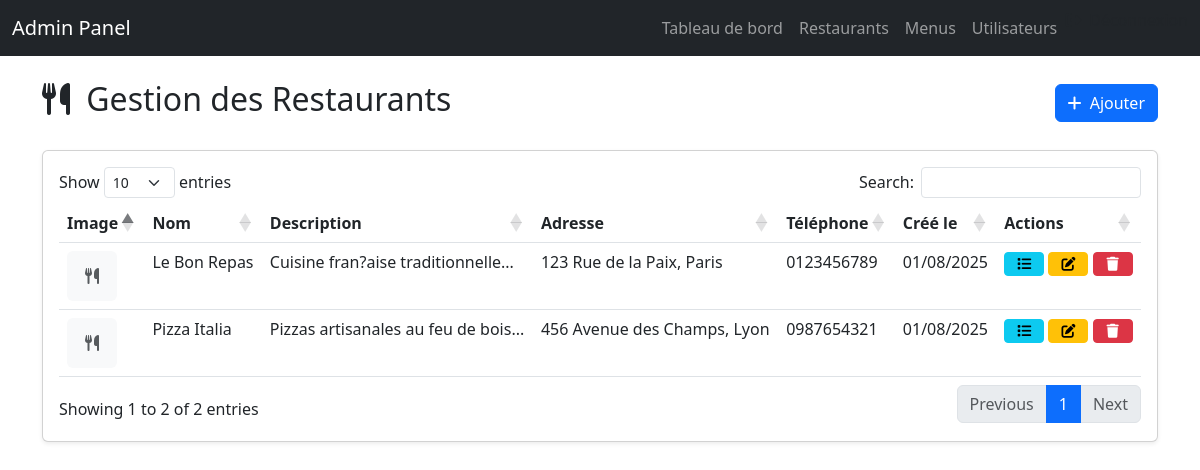
Screenshot of /admin/restaurants.php with the database file from the repository.
### tables this page shows
CREATE TABLE `restaurants` (
  `id` int(11) NOT NULL,
  `user_id` int(11) NOT NULL,
  `name` varchar(100) NOT NULL,
  `description` text DEFAULT NULL,
  `address` varchar(255) NOT NULL,
  `phone` varchar(20) DEFAULT NULL,
  `image_url` varchar(255) DEFAULT NULL,
  `created_at` timestamp NOT NULL DEFAULT current_timestamp(),
  `updated_at` timestamp NOT NULL DEFAULT current_timestamp() ON UPDATE current_timestamp()
);

### admin/restaurants.php (the view, shortened to what this page needs)
<?php
require_once __DIR__.'/includes/admin_nav.php';
require_once __DIR__.'/../includes/functions.php';
$restaurants = $db->query("SELECT * FROM restaurants ORDER BY created_at DESC")->fetchAll();
?>
<!DOCTYPE html>
<html lang="fr">
<head>
    <link href="https://cdn.jsdelivr.net/npm/bootstrap@5.3.0/dist/css/bootstrap.min.css" rel="stylesheet">
    <link rel="stylesheet" href="https://cdnjs.cloudflare.com/ajax/libs/font-awesome/6.4.0/css/all.min.css">
    <link rel="stylesheet" href="https://cdn.datatables.net/1.13.6/css/dataTables.bootstrap5.min.css">
</head>
<body>
    <div class="container py-4">
        <div class="d-flex justify-content-between align-items-center mb-4">
            <h2><i class="fas fa-utensils me-2"></i> Gestion des Restaurants</h2>
            <button class="btn btn-primary" data-bs-toggle="modal" data-bs-target="#restaurantModal" id="addRestaurantBtn">
                <i class="fas fa-plus me-1"></i> Ajouter
            </button>
        </div>
        <div class="card shadow-sm">
            <div class="card-body">
                <div class="table-responsive">
                    <table id="restaurantsTable" class="table table-hover" style="width:100%">
                        <thead>
                            <tr>
                                <th>Image</th>
                                <th>Nom</th>
                                <th>Description</th>
                                <th>Adresse</th>
                                <th>Téléphone</th>
                                <th>Créé le</th>
                                <th>Actions</th>
                            </tr>
                        </thead>
                        <tbody>
<?php foreach ($restaurants as $resto): ?>
<tr>
    <td>
        <?php
        $imageUrl = $resto['image_url'] ?? '';
        if (!empty($imageUrl)) {
            $cleanPath = str_replace(IMG_BASE_URL, IMG_BASE_PATH, $imageUrl);
            if (file_exists($cleanPath)) {
        ?>
            <img src="<?= htmlspecialchars($imageUrl) ?>"
                 class="rounded"
                 style="width:50px; height:50px; object-fit:cover"
                 alt="<?= htmlspecialchars($resto['name']) ?>">
        <?php } else { ?>
            <div class="bg-light rounded d-flex align-items-center justify-content-center"
                 style="width:50px; height:50px;">
                <i class="fas fa-utensils text-muted"></i>
            </div>
        <?php }
        } else { ?>
            <div class="bg-light rounded d-flex align-items-center justify-content-center"
                 style="width:50px; height:50px;">
                <i class="fas fa-utensils text-muted"></i>
            </div>
        <?php } ?>
    </td>
    <td><?= htmlspecialchars($resto['name']) ?></td>
    <td><?= htmlspecialchars(substr($resto['description'], 0, 50)) ?>...</td>
    <td><?= htmlspecialchars($resto['address']) ?></td>
    <td><?= htmlspecialchars($resto['phone']) ?></td>
    <td><?= date('d/m/Y', strtotime($resto['created_at'])) ?></td>
    <td class="action-btns">
        <a href="menus.php?restaurant_id=<?= $resto['id'] ?>" class="btn btn-sm btn-info" title="Voir les menus">
            <i class="fas fa-list"></i>
        </a>
        <button class="btn btn-sm btn-warning edit-btn"
                data-id="<?= $resto['id'] ?>"
                data-name="<?= htmlspecialchars($resto['name']) ?>"
                data-description="<?= htmlspecialchars($resto['description']) ?>"
                data-address="<?= htmlspecialchars($resto['address']) ?>"
                data-phone="<?= htmlspecialchars($resto['phone']) ?>"
                data-image="<?= $resto['image_url'] ?>"
                title="Modifier">
            <i class="fas fa-edit"></i>
        </button>
        <a href="?action=delete&id=<?= $resto['id'] ?>" class="btn btn-sm btn-danger" title="Supprimer" onclick="return confirm('Êtes-vous sûr ? Cette action supprimera aussi tous les menus associés.')">
            <i class="fas fa-trash"></i>
        </a>
    </td>
</tr>
<?php endforeach; ?>
</tbody>
                    </table>
                </div>
            </div>
        </div>
    </div>
</body>
</html>

### admin/restaurants.php (style rules this page uses)
.action-btns .btn { width: 40px; }

### rows the page displays
restaurants: name "Le Bon Repas", description "Cuisine fran?aise traditionnelle", address "123 Rue de la Paix, Paris", phone "0123456789", created_at "01/08/2025"
restaurants: name "Pizza Italia", description "Pizzas artisanales au feu de bois", address "456 Avenue des Champs, Lyon", phone "0987654321", created_at "01/08/2025"
